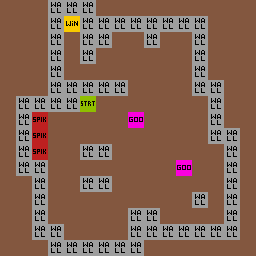

A level layout from a 2D game, rendered from its tile map. Below: a short description, then the map file with its tile-grid data intact:
An orthogonal 16x16 tile map with 16x16 px tiles, 3 tile layers (Art_Background, Art_Gameplay, Gameplay), 2 tilesets and 1 object (spawn).

<map version="1.2" tiledversion="1.2.3" orientation="orthogonal" renderorder="right-down" width="16" height="16" tilewidth="16" tileheight="16" infinite="0" backgroundcolor="#83573f" nextlayerid="14" nextobjectid="2">
 <tileset firstgid="1" source="tileset/GameplayTileset.tsx" />
 <tileset firstgid="33" source="tileset/GameplayImages.tsx" />
 <layer id="11" name="Art_Background" width="16" height="16">
  <data encoding="csv">
0,0,0,0,0,0,0,0,0,0,0,0,0,0,0,0,
0,0,0,0,0,0,0,0,0,0,0,0,0,0,0,0,
0,0,0,0,0,0,0,0,0,0,0,0,0,0,0,0,
0,0,0,0,0,0,0,0,0,0,0,0,0,0,0,0,
0,0,0,0,0,0,0,0,0,0,0,0,0,0,0,0,
0,0,0,0,0,0,0,0,0,0,0,0,0,0,0,0,
0,0,0,0,0,0,0,0,0,0,0,0,0,0,0,0,
0,0,0,0,0,0,0,0,0,0,0,0,0,0,0,0,
0,0,0,0,0,0,0,0,0,0,0,0,0,0,0,0,
0,0,0,0,0,0,0,0,0,0,0,0,0,0,0,0,
0,0,0,0,0,0,0,0,0,0,0,0,0,0,0,0,
0,0,0,0,0,0,0,0,0,0,0,0,0,0,0,0,
0,0,0,0,0,0,0,0,0,0,0,0,0,0,0,0,
0,0,0,0,0,0,0,0,0,0,0,0,0,0,0,0,
0,0,0,0,0,0,0,0,0,0,0,0,0,0,0,0,
0,0,0,0,0,0,0,0,0,0,0,0,0,0,0,0
</data>
 </layer>
 <layer id="12" name="Art_Gameplay" width="16" height="16">
  <data encoding="csv">
0,0,0,0,0,0,0,0,0,0,0,0,0,0,0,0,
0,0,0,0,0,0,0,0,0,0,0,0,0,0,0,0,
0,0,0,0,0,0,0,0,0,0,0,0,0,0,0,0,
0,0,0,0,0,0,0,0,0,0,0,0,0,0,0,0,
0,0,0,0,0,0,0,0,0,0,0,0,0,0,0,0,
0,0,0,0,0,0,0,0,0,0,0,0,0,0,0,0,
0,0,0,0,0,0,0,0,0,0,0,0,0,0,0,0,
0,0,0,0,0,0,0,0,0,0,0,0,0,0,0,0,
0,0,0,0,0,0,0,0,0,0,0,0,0,0,0,0,
0,0,0,0,0,0,0,0,0,0,0,0,0,0,0,0,
0,0,0,0,0,0,0,0,0,0,0,0,0,0,0,0,
0,0,0,0,0,0,0,0,0,0,0,0,0,0,0,0,
0,0,0,0,0,0,0,0,0,0,0,0,0,0,0,0,
0,0,0,0,0,0,0,0,0,0,0,0,0,0,0,0,
0,0,0,0,0,0,0,0,0,0,0,0,0,0,0,0,
0,0,0,0,0,0,0,0,0,0,0,0,0,0,0,0
</data>
 </layer>
 <layer id="13" name="Gameplay" width="16" height="16">
  <data encoding="csv">
0,0,0,3,3,3,0,0,0,0,0,0,0,0,0,0,
0,0,0,3,1,3,3,3,3,3,3,3,3,0,0,0,
0,0,0,3,0,3,3,0,0,3,0,0,3,0,0,0,
0,0,0,3,0,3,0,0,0,0,0,0,3,0,0,0,
0,0,0,3,0,0,0,0,0,0,0,0,3,0,0,0,
0,0,0,3,3,3,3,3,0,0,0,0,3,3,0,0,
0,3,3,3,3,2,0,0,0,0,0,0,0,3,0,0,
0,3,17,0,0,0,0,0,6,0,0,0,0,3,0,0,
0,3,17,0,0,0,0,0,0,0,0,0,0,3,3,0,
0,3,17,0,0,3,3,0,0,0,0,0,0,0,3,0,
0,3,3,0,0,0,0,0,0,0,0,6,0,0,3,0,
0,0,3,0,0,3,3,0,0,0,0,0,0,0,3,0,
0,0,3,0,0,0,0,0,0,0,0,0,3,0,3,0,
0,0,3,0,0,0,0,0,3,3,0,0,0,0,3,0,
0,0,3,3,0,0,0,0,3,3,3,3,3,3,3,0,
0,0,0,3,3,3,3,3,3,0,0,0,0,0,0,0
</data>
 </layer>
 <objectgroup id="2" name="Properties">
  <object id="1" name="spawn" x="80" y="96" width="16" height="16" />
 </objectgroup>
</map>
